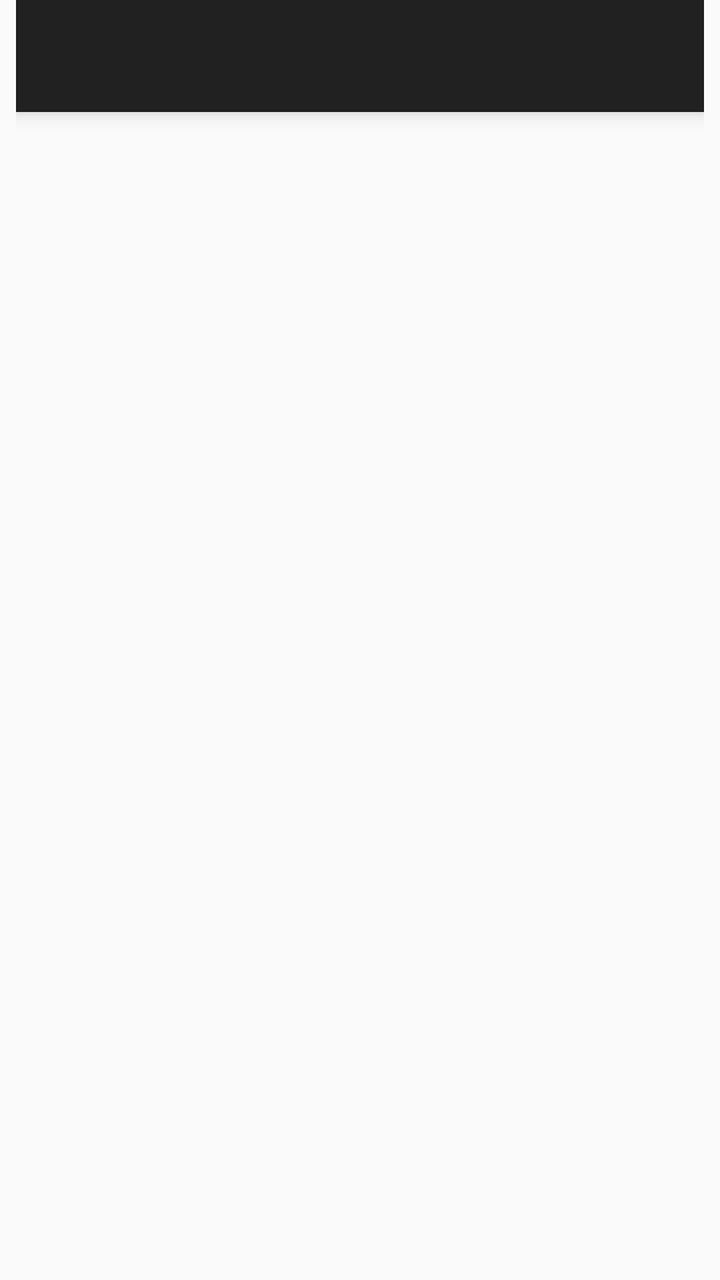
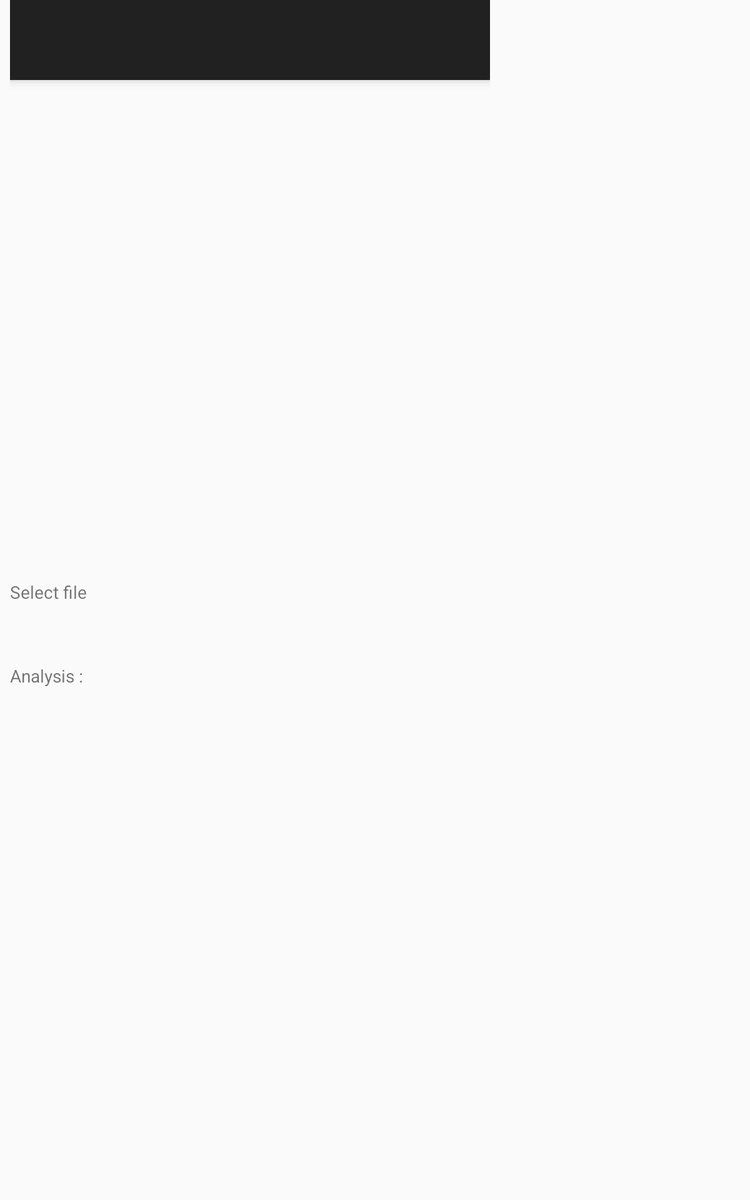

Two renders of one Android screen. The first uses the default layout on a phone; the second uses the alternative layout the repository ships for a different screen configuration, on a matching device. The two XML files are below.
<!-- AndroidManifest.xml: activity theme AppThemeAppCompat -->
<!-- res/layout/activity_graph.xml -->
<?xml version="1.0" encoding="utf-8"?>
<RelativeLayout
    xmlns:android="http://schemas.android.com/apk/res/android"
    xmlns:tools="http://schemas.android.com/tools"
    android:layout_width="match_parent"
    android:layout_height="match_parent"
    android:orientation="vertical"
    tools:context="com.kstechnologies.NanoScan.GraphActivity">

    <RelativeLayout
        android:layout_width="match_parent"
        android:layout_height="match_parent"
        android:layout_marginEnd="@dimen/dip8"
        android:layout_marginStart="@dimen/dip8"
        android:layout_weight="1">

        <android.support.design.widget.TabLayout
            android:id="@+id/tab_layout"
            android:layout_width="match_parent"
            android:layout_height="wrap_content"
            android:background="?attr/colorPrimary"
            android:elevation="6dp"
            android:minHeight="?attr/actionBarSize"
            android:theme="@style/ThemeOverlay.AppCompat.Dark.ActionBar"/>

        <android.support.v4.view.ViewPager
            android:id="@+id/viewpager"
            android:layout_width="wrap_content"
            android:layout_height="wrap_content"
            android:layout_below="@id/tab_layout"/>

        <ProgressBar
            android:id="@+id/calProgress"
            android:layout_width="wrap_content"
            android:layout_height="wrap_content"
            android:layout_centerInParent="true"
            android:indeterminate="true"
            android:visibility="gone"/>

    </RelativeLayout>

    <RelativeLayout
        android:id="@+id/rl_graph_list"
        android:layout_width="match_parent"
        android:layout_height="match_parent"
        android:layout_weight="1"
        android:paddingBottom="@dimen/activity_vertical_margin"
        android:paddingLeft="@dimen/activity_horizontal_margin"
        android:paddingRight="@dimen/activity_horizontal_margin"
        android:paddingTop="@dimen/activity_vertical_margin">

        <ListView
            android:id="@+id/lv_scan_data"
            android:layout_width="match_parent"
            android:layout_height="wrap_content" />

    </RelativeLayout>

</RelativeLayout>
<!-- resources referenced by this layout -->
<resources>
  <dimen name="activity_horizontal_margin">16dp</dimen>
  <dimen name="activity_vertical_margin">16dp</dimen>
  <dimen name="dip8">8dp</dimen>
  <style name="AppThemeAppCompat" parent="Theme.AppCompat.Light.DarkActionBar">
          
          <item name="android:colorAccent">@color/kst_red</item>
          <item name="android:colorFocusedHighlight">@color/kst_red</item>
          <item name="android:colorControlActivated">@color/kst_red</item>
          <item name="android:colorControlNormal">@color/kst_red</item>
          <item name="android:navigationBarColor">@color/kst_red</item>
          <item name="android:color">@color/kst_red</item>
          <item name="android:colorPrimary">@color/kst_red</item>
      </style>
</resources>
<!-- res/layout-sw600dp/activity_graph.xml (the repository's variant of the layout above) -->
<!-- drawn on a 7-inch tablet held upright -->
<?xml version="1.0" encoding="utf-8"?>
<LinearLayout xmlns:android="http://schemas.android.com/apk/res/android"
    xmlns:tools="http://schemas.android.com/tools"
    android:layout_width="match_parent"
    android:layout_height="match_parent"
    android:orientation="horizontal"
    tools:context="com.kstechnologies.NanoScan.GraphActivity">

    <LinearLayout
        android:layout_width="match_parent"
        android:layout_height="wrap_content"
        android:layout_marginEnd="@dimen/dip8"
        android:layout_marginStart="@dimen/dip8"
        android:layout_weight="1"
        android:orientation="vertical">

        <android.support.design.widget.TabLayout
            android:id="@+id/tab_layout"
            android:layout_width="match_parent"
            android:layout_height="wrap_content"
            android:background="?attr/colorPrimary"
            android:elevation="6dp"
            android:minHeight="?attr/actionBarSize"
            android:theme="@style/ThemeOverlay.AppCompat.Dark.ActionBar" />

        <android.support.v4.view.ViewPager
            android:id="@+id/viewpager"
            android:layout_width="wrap_content"
            android:layout_height="400dp" />

        <ProgressBar
            android:id="@+id/calProgress"
            android:layout_width="wrap_content"
            android:layout_height="wrap_content"
            android:layout_centerInParent="true"
            android:indeterminate="true"
            android:visibility="gone" />

        <TextView
            android:id="@+id/tv_select_file"
            android:layout_width="wrap_content"
            android:layout_height="wrap_content"
            android:text="@string/select_file" />

        <Button
            android:id="@+id/btn_compare"
            android:layout_width="wrap_content"
            android:layout_height="wrap_content"
            android:text="@string/compare"
            android:visibility="invisible" />

        <TextView
            android:id="@+id/tv_analysis"
            android:layout_width="wrap_content"
            android:layout_height="wrap_content"
            android:text="Analysis : "
            android:visibility="visible" />

    </LinearLayout>

    <RelativeLayout
        android:id="@+id/rl_graph_list"
        android:layout_width="match_parent"
        android:layout_height="match_parent"
        android:layout_weight="2"
        android:paddingBottom="@dimen/activity_vertical_margin"
        android:paddingRight="@dimen/activity_horizontal_margin"
        android:paddingTop="@dimen/activity_vertical_margin">

        <ListView
            android:id="@+id/lv_scan_data"
            android:layout_width="match_parent"
            android:layout_height="wrap_content" />

    </RelativeLayout>

</LinearLayout>
<!-- resources referenced by the variant -->
<!-- as a 7-inch tablet held upright resolves them -->
<resources>
  <dimen name="activity_horizontal_margin">16dp</dimen>
  <dimen name="activity_vertical_margin">16dp</dimen>
  <dimen name="dip8">8dp</dimen>
  <string name="compare">Compare</string>
  <string name="select_file">Select file </string>
  <style name="AppThemeAppCompat" parent="Theme.AppCompat.Light.DarkActionBar">
          
          <item name="android:colorAccent">@color/kst_red</item>
          <item name="android:colorFocusedHighlight">@color/kst_red</item>
          <item name="android:colorControlActivated">@color/kst_red</item>
          <item name="android:colorControlNormal">@color/kst_red</item>
          <item name="android:navigationBarColor">@color/kst_red</item>
          <item name="android:color">@color/kst_red</item>
          <item name="android:colorPrimary">@color/kst_red</item>
      </style>
</resources>
